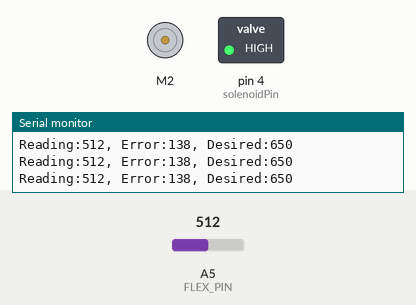
Bench run of a sketch on a simulated Arduino Uno, built with avr-gcc and run on an emulated ATmega328P. Shown: DC motor (green arrow = forward, orange = backward, longer = faster), switched loads named in the sketch (green lamp = pin HIGH), the last lines printed to the serial monitor. The inputs (shaded band) are chosen by the test bench; at power-on: A5 (FLEX_PIN) = 512.

Above: at 1.2 s.
1.3 s: A5 (FLEX_PIN) set to 1023
At 1.9 s:
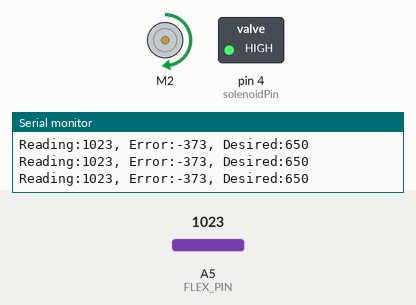
2.8 s: A5 (FLEX_PIN) set to 716
At 3.2 s:
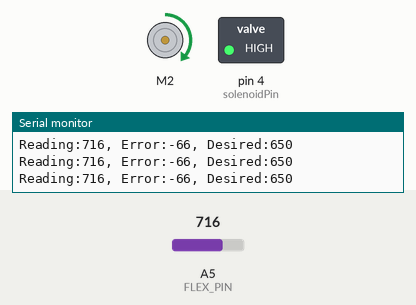
4.3 s: A5 (FLEX_PIN) set to 900
At 5.7 s:
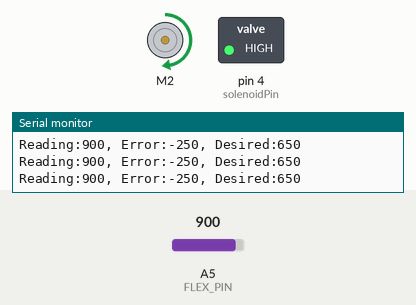
7.3 s: A5 (FLEX_PIN) set to 511
At 8.0 s:
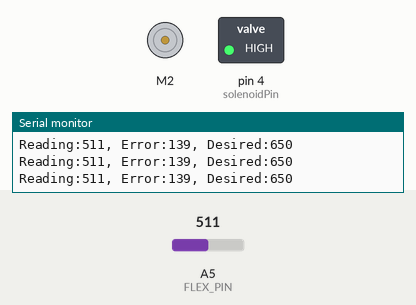
Timing chart, 0 to 10.3 s (numbered marks = the images above; inputs shaded):
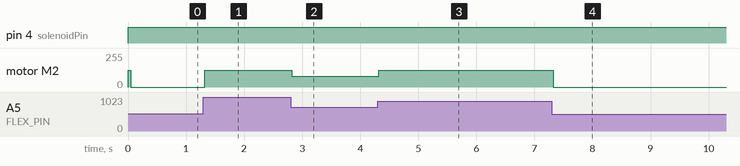

The sketch:

PIDIntegration.ino
```cpp
#include <DRV8835MotorShield.h>

int solenoidPin = 4;
const int FLEX_PIN = A5;

int solenoidState = HIGH;

#define WINDOW_SIZE 1
int INDEX = 0;
int VALUE = 0;
int SUM = 0;
int READINGS[WINDOW_SIZE];
int AVERAGED = 0;

int error = 0;
int desiredPosition = 650;
float deltaError;
float integralError;
int oldError = 0;
int deltaT = 0;
unsigned long previousMillis = 0;
float kp = 3;
float ki = 0;//0.001;
float kd = -70;
float sumError = 0;
int motorCmd = 0;

DRV8835MotorShield motors;

void setup() {
  // put your setup code here, to run once:
  Serial.begin(9600);
  pinMode(solenoidPin, OUTPUT);
  pinMode(FLEX_PIN, INPUT);
  solenoidState = HIGH;

}

void loop() {
  // put your main code here, to run repeatedly:
  unsigned long currentMillis = millis();
  solenoidState = HIGH;
  deltaT = currentMillis - previousMillis;
  previousMillis = currentMillis;

  int flexReading = analogRead(FLEX_PIN);
  error = desiredPosition - flexReading;

  deltaError = (error - oldError)/ deltaT;
  integralError += error*deltaT;

  sumError = (kp*error)+(ki*integralError)+(kd*deltaError);

  if (sumError < 0 ){
    solenoidState = HIGH;
    sumError = sumError*-1;
    motorCmd = min(sumError,200);
    motors.setM2Speed(motorCmd);
    }

  else{
    //solenoidState = LOW;
    //Serial.println("Opening---------------");
    motors.setM2Speed(0);
  }
  digitalWrite(solenoidPin, solenoidState);

  SUM = SUM - READINGS[INDEX];       // Remove the oldest entry from the sum
  READINGS[INDEX] = flexReading;           // Add the newest reading to the window
  SUM = SUM + flexReading;                 // Add the newest reading to the sum
  INDEX = (INDEX+1) % WINDOW_SIZE;   // Increment the index, and wrap to 0 if it exceeds the window size

  AVERAGED = SUM / WINDOW_SIZE;

  Serial.print("Reading:");
  Serial.print(flexReading);

  Serial.print(", ");
   Serial.print("Error:");
  Serial.print(error);
  Serial.print(", ");
  Serial.print("Desired:");
  Serial.println(desiredPosition);
  //Serial.print(", ");
  //Serial.println((kp*error)+(ki*integralError)+(kd*deltaError));


}
```

Measured:
- after the input at 1.3 s, motor M2: stopped → forward 127/255 at once
- after the input at 2.8 s, motor M2: forward 127/255 → forward 81/255 at once
- after the input at 4.3 s, motor M2: forward 81/255 → forward 127/255 at once
- after the input at 7.3 s, motor M2: forward 127/255 → stopped at once
